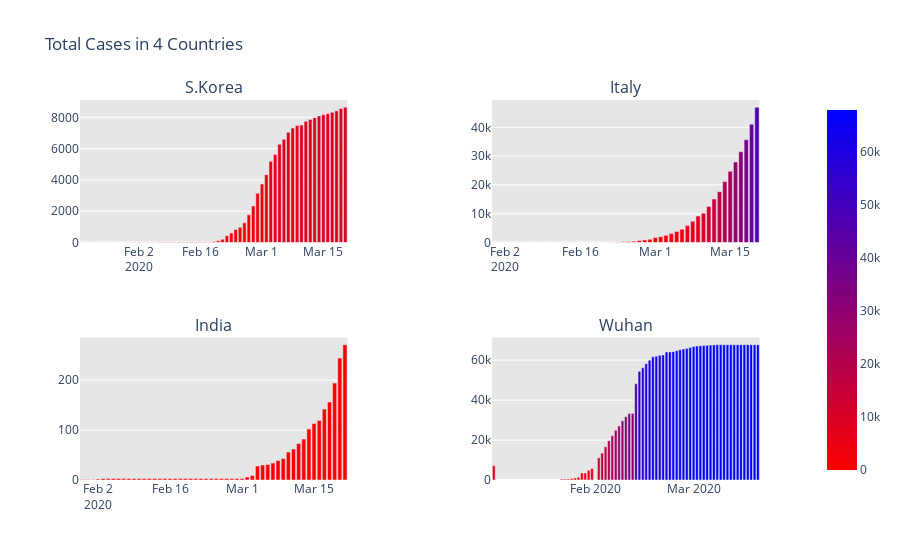

The notebook cell saved with this chart:
### Code cell
fig=make_subplots(
    rows=2,cols=2,
    specs=[[{"secondary_y":True},{"secondary_y":True}],[{"secondary_y":True},{"secondary_y":True}]],
    subplot_titles=("S.Korea","Italy","India","Wuhan"))

fig.add_trace(go.Bar(x=dbd_Korea['Date'],y=dbd_Korea['Total Cases'],
                    marker=dict(color=dbd_Korea['Total Cases'],coloraxis="coloraxis")),1,1)

fig.add_trace(go.Bar(x=dbd_Italy['Date'],y=dbd_Italy['Total Cases'],
                    marker=dict(color=dbd_Italy['Total Cases'],coloraxis="coloraxis")),1,2)

fig.add_trace(go.Bar(x=dbd_India['Date'],y=dbd_India['Total Cases'],
                    marker=dict(color=dbd_India['Total Cases'],coloraxis="coloraxis")),2,1)

fig.add_trace(go.Bar(x=dbd_Wuhan['Date'],y=dbd_Wuhan['Total Cases'],
                    marker=dict(color=dbd_Wuhan['Total Cases'],coloraxis="coloraxis")),2,2)



fig.update_layout(coloraxis=dict(colorscale='Bluered_r'),showlegend=False,title_text="Total Cases in 4 Countries")

fig.update_layout(plot_bgcolor='rgb(230,230,230)')
